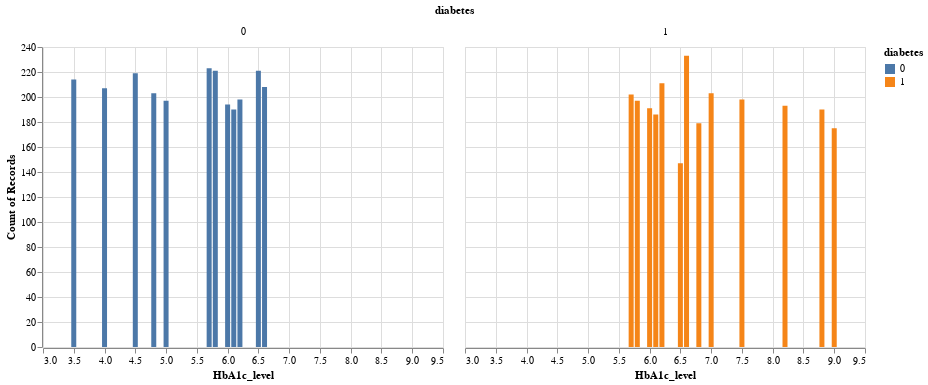

Source (notebook cell):
### Code cell
diabetes_small = diabetes_train.sample(5000)
diabetes_HbA1c_plot = alt.Chart(diabetes_small).mark_bar().encode(
    x = alt.X("HbA1c_level"),
    y = "count()",
    color = alt.Color("diabetes:N") 
).facet("diabetes")
diabetes_HbA1c_plot

### Figure 1 — Vega-Lite specification as saved in the notebook (floating-point values rounded to 4 significant figures; data arrays with more than 128 entries replaced by an {"elided": "..."} marker saying what was removed)
{"config": {"view": {"continuousWidth": 400, "continuousHeight": 300}}, "data": {"name": "data-6997cc43effb6da5feefbc8dbf1a4ae3"}, "facet": {"field": "diabetes", "type": "quantitative"}, "spec": {"mark": "bar", "encoding": {"color": {"field": "diabetes", "type": "nominal"}, "x": {"field": "HbA1c_level", "type": "quantitative"}, "y": {"aggregate": "count", "type": "quantitative"}}}, "$schema": "https://vega.github.io/schema/vega-lite/v4.17.0.json", "datasets": {"data-6997cc43effb6da5feefbc8dbf1a4ae3": {"elided": "5000 records"}}}
